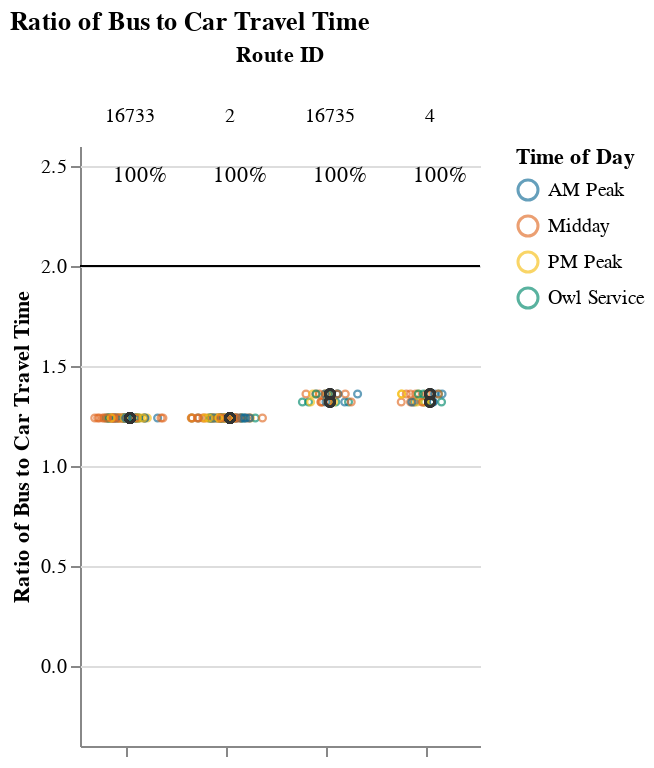
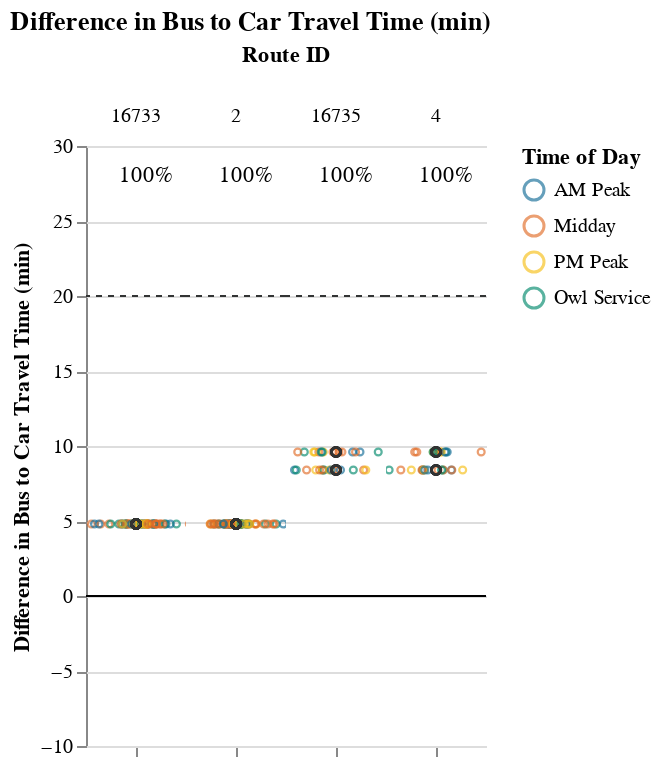

Here is the notebook cell these charts were saved with, in order:
### Markdown cell above
## Viable Competitive Routes
### Short Routes (< 1 hr)

### Code cell
# Allow for possibility that operator doesn't have routes that fall into certain route_groups
# But, jupyterbook will not like markdown with f-string
# separate out route_group and put in each cell, and use try/except + if to display...
# but all 3 route groups must be displayed. just add sentence about why no routes were returned at the end
route_group = "short"
try:
    display_charts_for_route_group(df, route_group)
except:
    print("No routes meet this criteria.")

### Figure 1 — Vega-Lite specification as saved in the notebook (floating-point values rounded to 4 significant figures; data arrays with more than 128 entries replaced by an {"elided": "..."} marker saying what was removed)
{"config": {"view": {"continuousWidth": 400, "continuousHeight": 300, "stroke": null}, "facet": {"spacing": 0}}, "data": {"name": "data-c4fde2186f8e5ff9a59154e70090f00f"}, "facet": {"column": {"field": "route_id", "sort": ["16733", "2", "16735", "4"], "title": "Route ID", "type": "nominal"}}, "spec": {"layer": [{"mark": "rule", "encoding": {"color": {"value": "black"}, "y": {"field": "cutoff", "type": "quantitative"}}, "selection": {"selector001": {"type": "interval", "bind": "scales", "encodings": ["x", "y"]}}}, {"mark": {"type": "point", "opacity": 0.65, "size": 12, "strokeWidth": 1.1}, "encoding": {"color": {"field": "time_of_day", "scale": {"range": ["#136C97", "#E16B26", "#F6BF16", "#00896B", "#7790A3", "#5B559C"]}, "sort": ["AM Peak", "Midday", "PM Peak", "Owl Service"], "title": "Time of Day", "type": "nominal"}, "tooltip": [{"field": "route_id", "type": "nominal"}, {"field": "trip_id", "type": "nominal"}, {"field": "service_hours", "type": "quantitative"}, {"field": "car_duration_hours", "type": "quantitative"}, {"field": "bus_multiplier", "type": "quantitative"}, {"field": "bus_difference", "type": "quantitative"}, {"field": "num_trips", "type": "quantitative"}, {"field": "num_competitive", "type": "quantitative"}, {"field": "pct_trips_competitive", "type": "quantitative"}, {"field": "p25", "type": "quantitative"}, {"field": "p50", "type": "quantitative"}, {"field": "p75", "type": "quantitative"}], "x": {"axis": {"grid": false, "labels": false, "ticks": true, "values": [0]}, "field": "jitter", "scale": {}, "title": null, "type": "quantitative"}, "y": {"field": "bus_multiplier", "scale": {"domain": [-0.25, 2.5]}, "title": "Ratio of Bus to Car Travel Time", "type": "quantitative"}}, "transform": [{"calculate": "sqrt(-2*log(random()))*cos(2*PI*random())", "as": "jitter"}], "width": 50}, {"layer": [{"mark": {"type": "point", "opacity": 0.6, "size": 20, "strokeWidth": 1.3}, "encoding": {"color": {"value": "#323434"}, "y": {"field": "bus_multiplier", "type": "quantitative"}}, "transform": [{"filter": "(datum.p50_trip === 1)"}]}, {"mark": {"type": "text", "align": "center", "baseline": "middle"}, "encoding": {"color": {"value": "black"}, "text": {"field": "pct_trips_competitive", "format": ".0%", "type": "quantitative"}, "tooltip": [{"field": "route_id", "type": "nominal"}, {"field": "trip_id", "type": "nominal"}, {"field": "service_hours", "type": "quantitative"}, {"field": "car_duration_hours", "type": "quantitative"}, {"field": "bus_multiplier", "type": "quantitative"}, {"field": "bus_difference", "type": "quantitative"}, {"field": "num_trips", "type": "quantitative"}, {"field": "num_competitive", "type": "quantitative"}, {"field": "pct_trips_competitive", "type": "quantitative"}, {"field": "p25", "type": "quantitative"}, {"field": "p50", "type": "quantitative"}, {"field": "p75", "type": "quantitative"}], "x": {"value": 30}, "y": {"value": 15}}, "transform": [{"calculate": "sqrt(-2*log(random()))*cos(2*PI*random())", "as": "jitter"}, {"filter": "(datum.fastest_trip === 1)"}]}]}]}, "resolve": {"scale": {"y": "shared"}}, "title": "Ratio of Bus to Car Travel Time", "$schema": "https://vega.github.io/schema/vega-lite/v4.17.0.json", "datasets": {"data-c4fde2186f8e5ff9a59154e70090f00f": {"elided": "198 records"}}}

### Figure 2 — Vega-Lite specification as saved in the notebook (floating-point values rounded to 4 significant figures; data arrays with more than 128 entries replaced by an {"elided": "..."} marker saying what was removed)
{"config": {"view": {"continuousWidth": 400, "continuousHeight": 300, "stroke": null}, "facet": {"spacing": 0}}, "data": {"name": "data-bd59493281a275a9ae9273bdf3ea3637"}, "facet": {"column": {"field": "route_id", "sort": ["16733", "2", "16735", "4"], "title": "Route ID", "type": "nominal"}}, "spec": {"layer": [{"mark": "rule", "encoding": {"color": {"value": "black"}, "y": {"field": "cutoff", "type": "quantitative"}}, "selection": {"selector002": {"type": "interval", "bind": "scales", "encodings": ["x", "y"]}}}, {"mark": {"type": "rule", "strokeDash": [3, 3]}, "encoding": {"color": {"value": "#323434"}, "y": {"field": "cutoff2", "type": "quantitative"}}}, {"mark": {"type": "point", "opacity": 0.65, "size": 12, "strokeWidth": 1.1}, "encoding": {"color": {"field": "time_of_day", "scale": {"range": ["#136C97", "#E16B26", "#F6BF16", "#00896B", "#7790A3", "#5B559C"]}, "sort": ["AM Peak", "Midday", "PM Peak", "Owl Service"], "title": "Time of Day", "type": "nominal"}, "tooltip": [{"field": "route_id", "type": "nominal"}, {"field": "trip_id", "type": "nominal"}, {"field": "service_hours", "type": "quantitative"}, {"field": "car_duration_hours", "type": "quantitative"}, {"field": "bus_multiplier", "type": "quantitative"}, {"field": "bus_difference", "type": "quantitative"}, {"field": "num_trips", "type": "quantitative"}, {"field": "num_competitive", "type": "quantitative"}, {"field": "pct_trips_competitive", "type": "quantitative"}, {"field": "p25", "type": "quantitative"}, {"field": "p50", "type": "quantitative"}, {"field": "p75", "type": "quantitative"}], "x": {"axis": {"grid": false, "labels": false, "ticks": true, "values": [0]}, "field": "jitter", "scale": {}, "title": null, "type": "quantitative"}, "y": {"field": "bus_difference", "scale": {"domain": [-5, 25.0]}, "title": "Difference in Bus to Car Travel Time (min)", "type": "quantitative"}}, "transform": [{"calculate": "sqrt(-2*log(random()))*cos(2*PI*random())", "as": "jitter"}], "width": 50}, {"layer": [{"mark": {"type": "point", "opacity": 0.6, "size": 20, "strokeWidth": 1.3}, "encoding": {"color": {"value": "#323434"}, "y": {"field": "bus_difference", "type": "quantitative"}}, "transform": [{"filter": "(datum.p50_trip === 1)"}]}, {"mark": {"type": "text", "align": "center", "baseline": "middle"}, "encoding": {"color": {"value": "black"}, "text": {"field": "pct_trips_competitive", "format": ".0%", "type": "quantitative"}, "tooltip": [{"field": "route_id", "type": "nominal"}, {"field": "trip_id", "type": "nominal"}, {"field": "service_hours", "type": "quantitative"}, {"field": "car_duration_hours", "type": "quantitative"}, {"field": "bus_multiplier", "type": "quantitative"}, {"field": "bus_difference", "type": "quantitative"}, {"field": "num_trips", "type": "quantitative"}, {"field": "num_competitive", "type": "quantitative"}, {"field": "pct_trips_competitive", "type": "quantitative"}, {"field": "p25", "type": "quantitative"}, {"field": "p50", "type": "quantitative"}, {"field": "p75", "type": "quantitative"}], "x": {"value": 30}, "y": {"value": 15}}, "transform": [{"calculate": "sqrt(-2*log(random()))*cos(2*PI*random())", "as": "jitter"}, {"filter": "(datum.fastest_trip === 1)"}]}]}]}, "resolve": {"scale": {"y": "shared"}}, "title": "Difference in Bus to Car Travel Time (min)", "$schema": "https://vega.github.io/schema/vega-lite/v4.17.0.json", "datasets": {"data-bd59493281a275a9ae9273bdf3ea3637": {"elided": "198 records"}}}
